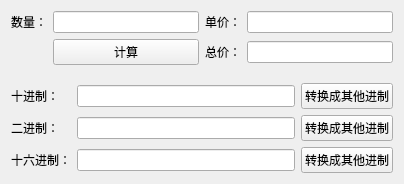
<?xml version="1.0" encoding="UTF-8"?>
<ui version="4.0">
 <class>Widget</class>
 <widget class="QWidget" name="Widget">
  <property name="geometry">
   <rect>
    <x>0</x>
    <y>0</y>
    <width>404</width>
    <height>184</height>
   </rect>
  </property>
  <property name="windowTitle">
   <string>Widget</string>
  </property>
  <layout class="QGridLayout" name="gridLayout_3">
   <item row="0" column="0">
    <layout class="QGridLayout" name="gridLayout">
     <item row="0" column="0">
      <widget class="QLabel" name="label">
       <property name="text">
        <string>数量：</string>
       </property>
      </widget>
     </item>
     <item row="0" column="1">
      <widget class="QLineEdit" name="editCount"/>
     </item>
     <item row="0" column="2">
      <widget class="QLabel" name="label_2">
       <property name="text">
        <string>单价：</string>
       </property>
      </widget>
     </item>
     <item row="0" column="3">
      <widget class="QLineEdit" name="editPrice"/>
     </item>
     <item row="1" column="1">
      <widget class="QPushButton" name="btnCalcPrice">
       <property name="text">
        <string>计算</string>
       </property>
      </widget>
     </item>
     <item row="1" column="2">
      <widget class="QLabel" name="label_3">
       <property name="text">
        <string>总价：</string>
       </property>
      </widget>
     </item>
     <item row="1" column="3">
      <widget class="QLineEdit" name="editTotal"/>
     </item>
    </layout>
   </item>
   <item row="1" column="0">
    <spacer name="verticalSpacer">
     <property name="orientation">
      <enum>Qt::Vertical</enum>
     </property>
     <property name="sizeHint" stdset="0">
      <size>
       <width>20</width>
       <height>17</height>
      </size>
     </property>
    </spacer>
   </item>
   <item row="2" column="0">
    <layout class="QGridLayout" name="gridLayout_2">
     <item row="0" column="0">
      <widget class="QLabel" name="label_4">
       <property name="text">
        <string>十进制：</string>
       </property>
      </widget>
     </item>
     <item row="0" column="1">
      <widget class="QLineEdit" name="editDec"/>
     </item>
     <item row="0" column="2">
      <widget class="QPushButton" name="btnDec">
       <property name="text">
        <string>转换成其他进制</string>
       </property>
      </widget>
     </item>
     <item row="1" column="0">
      <widget class="QLabel" name="label_5">
       <property name="text">
        <string>二进制：</string>
       </property>
      </widget>
     </item>
     <item row="1" column="1">
      <widget class="QLineEdit" name="editBinary"/>
     </item>
     <item row="1" column="2">
      <widget class="QPushButton" name="btnBinary">
       <property name="text">
        <string>转换成其他进制</string>
       </property>
      </widget>
     </item>
     <item row="2" column="0">
      <widget class="QLabel" name="label_6">
       <property name="text">
        <string>十六进制：</string>
       </property>
      </widget>
     </item>
     <item row="2" column="1">
      <widget class="QLineEdit" name="editHex"/>
     </item>
     <item row="2" column="2">
      <widget class="QPushButton" name="btnHex">
       <property name="text">
        <string>转换成其他进制</string>
       </property>
      </widget>
     </item>
    </layout>
   </item>
  </layout>
 </widget>
 <layoutdefault spacing="6" margin="11"/>
 <resources/>
 <connections/>
</ui>
